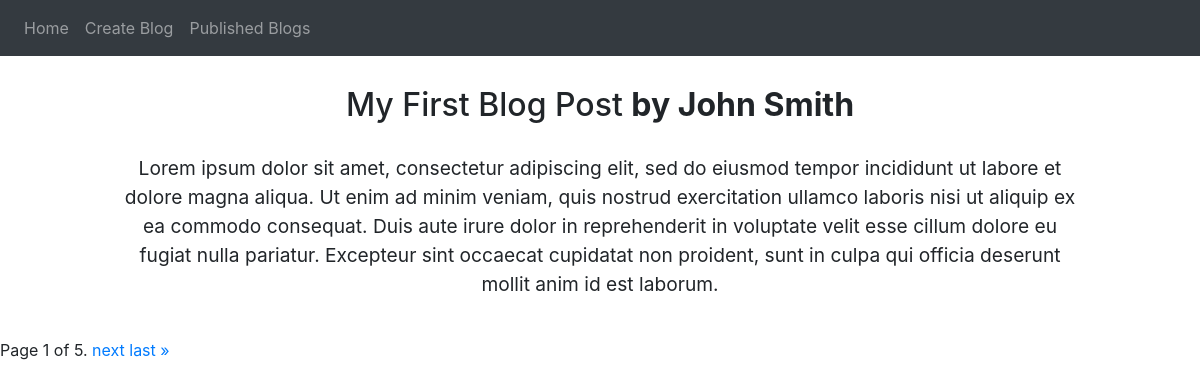
/individual_blog/, run on the app's committed database.
### blog/models.py (models this page shows)
class Article(models.Model):
    title = models.CharField(max_length=250)
    author = models.CharField(max_length=250)
    content = models.TextField()

### blog/views.py (the view)
# urls.py: path('individual_blog/', views.individual_blog_view),
def individual_blog_view(request):
    articles = Article.objects.all()
    paginator = Paginator(articles, 1) # Show 1 article per page.
    page_number = request.GET.get('page')
    page_obj = paginator.get_page(page_number)
    return render(request, 'blog/individualBlog.html', {'page_obj': page_obj})

### blog/templates/blog/individualBlog.html (shortened to what this page needs)
{% extends "blog/base.html" %}
{% block content %}
{% for article in page_obj %}
    <h2 class="center publishedBlogsHeader">{{article.title}} <strong> by {{ article.author }}</strong></h2>
    <p class="articleContent center">{{ article.content }}</p><br>
{% endfor %}
<div class="pagination">
    <span class="step-links">
        <span class="current">
            Page {{ page_obj.number }} of {{ page_obj.paginator.num_pages }}.
        </span>
        {% if page_obj.has_next %}
            <a href="?page={{ page_obj.next_page_number }}">next</a>
            <a href="?page={{ page_obj.paginator.num_pages }}">last &raquo;</a>
        {% endif %}
    </span>
</div>
{% endblock content %}

### blog/templates/blog/individualBlog.html (style rules this page uses)
.center { text-align: center; }
.articleContent { margin-left: 10%; margin-right: 10%; font-size: larger; }
.publishedBlogsHeader { margin: 2.5%; }

### data on the page
Article: title "My First Blog Post", author "John Smith", content "Lorem ipsum dolor sit amet, consectetur adipiscing elit, sed do eiusmod tempor incididunt ut labore et dolore magna aliqua. Ut enim ad minim veniam, quis nostrud exercitation ullamco laboris nisi ut aliquip ex ea commodo consequat. Duis aute irure dolor in reprehenderit in voluptate velit esse cillum dolore eu fugiat nulla pariatur. Excepteur sint occaecat cupidatat non proident, sunt in culpa qui officia deserunt mollit anim id est laborum."

### other printed values
{{ page_obj.number }} "1"
{{ page_obj.paginator.num_pages }} "5"
